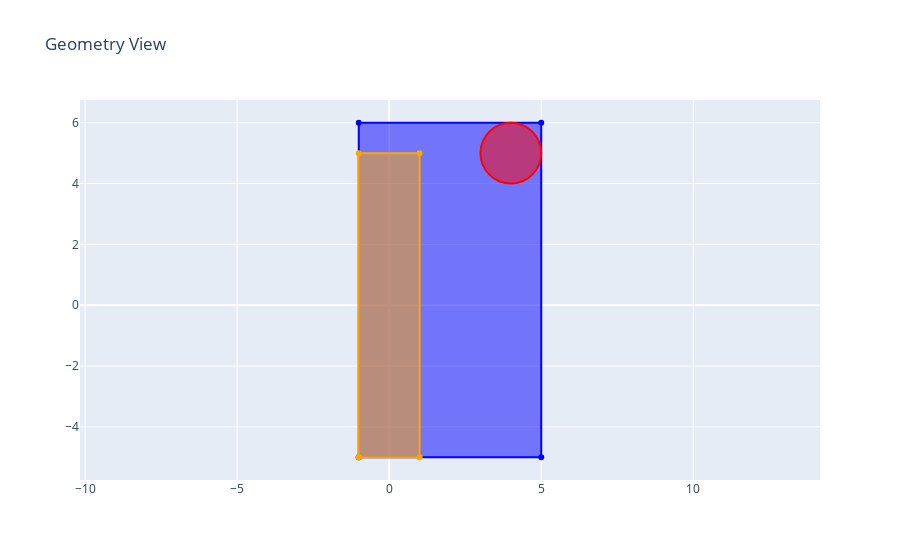

Notebook source saved alongside this figure:
### Code cell
# We can translate,rotate,scale and mirror (see previous tutorials)

# Layer selection
# We can create a new group that only selects one or more layers
gsel = base.select_layer(1)
# or removes some layers
gsel2 = base.deselect_layers([1])
# Note that both require assignments, the original "base" is untouched

# It might be interesting to calculate the bounding box:
bb = base.bounding_box()
rbox=bb.toRect() # rbox contains 1 rectangle size of the bounding box

GeomViewPlotly(rbox+gsel+gsel2)

### Figure 1 — Plotly figure (JSON) as saved in the notebook; plotly's stock layout.template omitted (floating-point values rounded to 4 significant figures)
{"data": [{"fill": "toself", "line": {"color": "blue"}, "type": "scatter", "x": [-1, 5, 5, -1, -1], "y": [-5, -5, 6, 6, -5]}, {"fill": "toself", "line": {"color": "orange"}, "type": "scatter", "x": [-1, 1, 1, -1, -1], "y": [-5, -5, 5, 5, -5]}, {"fill": "toself", "line": {"color": "red"}, "type": "scatter", "x": [5, 4.981, 4.924, 4.831, 4.707, 4.556, 4.383, 4.195, 4, 3.805, 3.617, 3.444, 3.293, 3.169, 3.076, 3.019, 3, 3.019, 3.076, 3.169, 3.293, 3.444, 3.617, 3.805, 4, 4.195, 4.383, 4.556, 4.707, 4.831, 4.924, 4.981, 5], "y": [5, 5.195, 5.383, 5.556, 5.707, 5.831, 5.924, 5.981, 6, 5.981, 5.924, 5.831, 5.707, 5.556, 5.383, 5.195, 5, 4.805, 4.617, 4.444, 4.293, 4.169, 4.076, 4.019, 4, 4.019, 4.076, 4.169, 4.293, 4.444, 4.617, 4.805, 5]}], "layout": {"showlegend": false, "title": {"text": "Geometry View"}, "xaxis": {"scaleanchor": "y", "scaleratio": 1}}}
